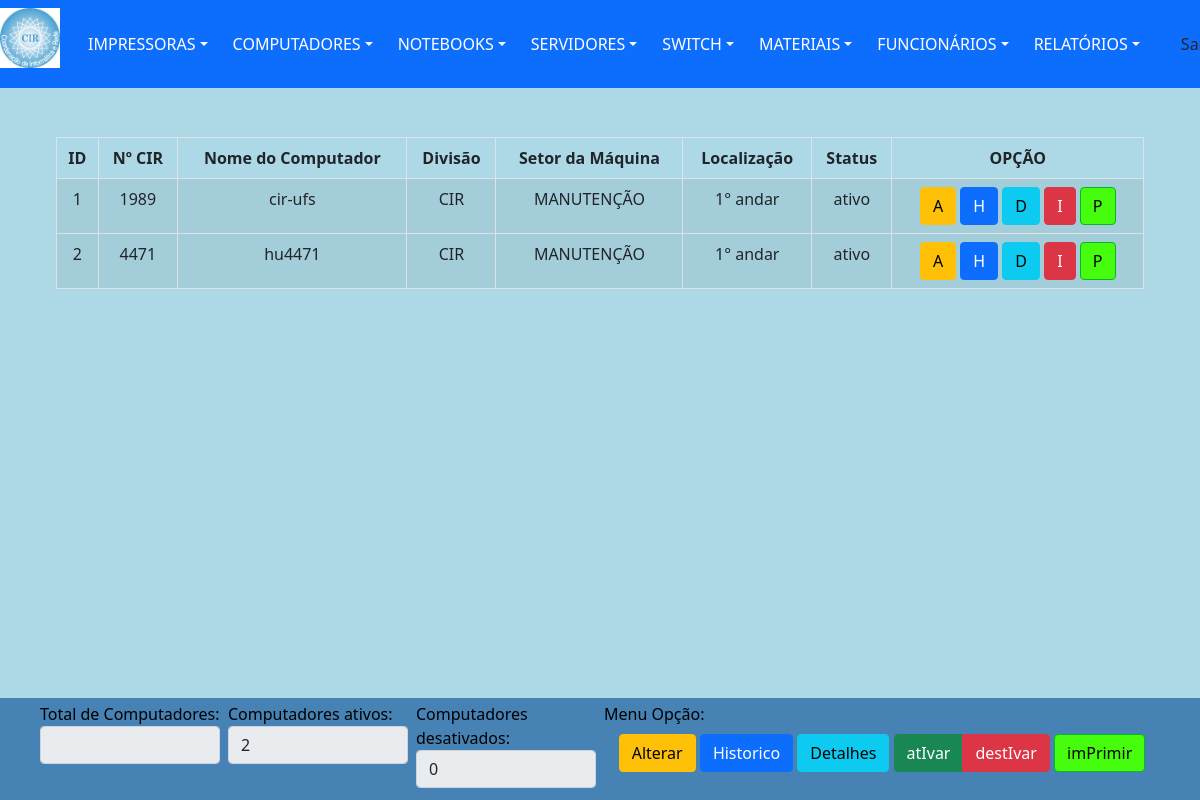
Page /views/compListarAtivoInativo.php?action=1 (signed in) on the committed database.
### tables this page shows
CREATE TABLE `computador` (
  `idComputador` int(11) NOT NULL,
  `numCir` int(6) DEFAULT NULL,
  `numPatrimonio` int(11) DEFAULT NULL,
  `numPatReitoria` int(11) DEFAULT NULL,
  `nomeComputador` varchar(20) DEFAULT NULL,
  `dataCadastro` date DEFAULT NULL,
  `respCadastro` varchar(30) DEFAULT NULL,
  `dataAltCadastro` date DEFAULT NULL,
  `respAltCadastro` varchar(30) DEFAULT NULL,
  `sistemaOpera` varchar(21) DEFAULT NULL,
  `modelMaquina` varchar(50) DEFAULT NULL,
  `memoria` varchar(10) DEFAULT NULL,
  `numIp` varchar(15) DEFAULT NULL,
  `numMac` varchar(17) DEFAULT NULL,
  `tipoHD` varchar(255) DEFAULT NULL,
  `nomeUsuario` varchar(50) DEFAULT NULL,
  `statusComp` varchar(7) DEFAULT NULL,
  `obs` varchar(255) DEFAULT NULL,
  `idFuncionario` int(11) DEFAULT NULL,
  `idSetor` int(11) DEFAULT NULL,
  `idTipoProcessador` int(11) DEFAULT NULL
);

CREATE TABLE `setor` (
  `idSetor` int(11) NOT NULL,
  `idDivisao` int(11) DEFAULT NULL,
  `localizacao` varchar(10) DEFAULT NULL,
  `ramal` varchar(4) DEFAULT NULL,
  `respSetor` varchar(30) DEFAULT NULL,
  `nomeLocal` varchar(150) DEFAULT NULL
);

CREATE TABLE `divisao` (
  `idDivisao` int(11) NOT NULL,
  `divisao` varchar(10) DEFAULT NULL
);

### dao/DAO-controleCir.php (called while the page is built, shortened)
<?php
	class ControleCirDAO
		{
            public function ListarOpcao($nomeTabela, $tipoOpcao, $valorOpcao)
                {
                    $conn = Database::connect();
                    $conn->exec('SET CHARACTER SET utf8');
                    $sql = "SELECT * FROM $nomeTabela WHERE $tipoOpcao LIKE '$valorOpcao' ";
                    try
                        {
                            $listar = $conn->query($sql);
                            $buscar = $listar->fetchAll(PDO::FETCH_OBJ);
                            $numRows = $listar->rowCount();
                        }
                    catch (PDOException $exc)
                        {
                            $buscar = $exc->getTraceAsString();
                        }
                    return $buscar;
                }
            public function Buscalocal($idSetor)
                {
                    $conn = Database::connect();
                    $conn->exec('SET CHARACTER SET utf8');
                    $sql = "SELECT * FROM setor s, divisao d
                    WHERE s.idSetor = '$idSetor'
                    AND s.idDivisao = d.idDivisao";
                     try
                        {
                            $listar = $conn->query($sql);
                            $buscar = $listar->fetchAll(PDO::FETCH_OBJ);
                        }
                    catch (PDOException $exc)
                        {
                            $buscar = $exc->getTraceAsString();
                        }
                    return $buscar;
                }
        }
?>

### views/compListarAtivoInativo.php (the view, shortened to what this page needs)
<?php
	include "../template/menuPrincipal.php";
	$inativo = 0;
	$ativo = 0;
    $atiDes=  $_GET['action'];
    if($atiDes == 1)
        {
            $valorOpcao	= "ativo";
        }
    else
        {
            $valorOpcao	= "inativo";
        }
?>
			<nav class="fixed  navbar navbar-dark">
				<div class="line col-md-12 p-5 position-absolute top-50 bottom-150 end-150">
                    <div class="col-md-12 py-5 px-2">
						<table class="table table-striped table-bordered table-condensed">
							<thead>
								<tr>
									<th>ID</th>
                                    <th>Nº CIR</th>
									<th>Nome do Computador</th>
									<th>Divisão</th>
									<th>Setor da Máquina</th>
									<th>Localização</th>
									<th>Status</th>
									<th>OPÇÃO</th>
								</tr>
							</thead>
							<tbody>
								<?php
									$nomeTabela = "computador";
                                    $tipoOpcao = "statusComp";
									require_once '../dao/DAO-controleCir.php';
									$compAltDAO = new ControleCirDAO();
									foreach($compAltDAO-> ListarOpcao($nomeTabela,  $tipoOpcao, $valorOpcao)  as $comp)
									{ ?>
											<tr>
												<td>
													<?php
														echo $idComputador = $comp->idComputador;
													?>
												</td>
												<td>
													<?php
														echo $numCir = $comp->numCir;
													?>
												</td>
												<td><?php echo $comp->nomeComputador ?></td>
												<td>
													<?php   $idSetor = $comp->idSetor;
															$setorDAO = new ControleCirDAO();
															foreach($setorDAO->Buscalocal($idSetor) as $Setor)
																{
																	$divisao1= $Setor->divisao;
																	$nomeLocal1 = $Setor->nomeLocal;
																	$localizacao1 = $Setor->localizacao;
																	echo $divisao1;
																}
													?>
												</td>
												<td><?php echo $nomeLocal1?></td>
												<td><?php echo $localizacao1?></td>
												<td><?php echo $statusComp = $comp->statusComp?></td>
												<td class='operations'>
                                                    <div class="btn-group pull-left" >
                                                        <a href="./computadorAlterar.php?action=1&id=<?php echo $comp->idComputador;?> " class="btn btn-small btn-warning table-edit">A<i class="icon-edit"></i></a>
                                                    </div>
                                                    <div class="btn-group pull-left">
                                                    	<a href="./historicoComp.php?action=1&id=<?php echo $comp->idComputador; ?>" class="btn btn-primary">H<i class="icon-remove"></i></a>
                                                    </div>
                                                    <div class="btn-group pull-left">
                                                        <a href="./computadorDetalhes.php?action=1&id=<?php echo $comp->idComputador; ?>" class="btn btn-info">D<i class="icon-remove"></i></a>
                                                    </div>
                                                    <div class="btn-group pull-left">
														<?php
                                                            if($statusComp != "ativo")
                                                                {
                                                                    $html = "<a href='../controllers/ativarDesativarComp.php?action=5&id=$idComputador' class='btn btn-small btn-success'>I<i class='icon-remove'></i></a>";
                                                                    $inativo++;
																	echo $html;
                                                                }
															else
                                                                {
                                                                    $html = "<a href='../controllers/ativarDesativarComp.php?action=6&id=$idComputador' class='btn btn-small btn-danger'>I<i class='icon-remove'></i></a>";
                                                                    $ativo++;
																	echo $html;
                                                                }
                                                        ?>
                                                    </div>
													<div class="btn-group pull-left">
                                                        <a href="../gerarPdf/ComputadorImprimirDados.php?action=1&id=<?php echo $comp->idComputador; ?>" class="btn btn-small btn-ufs">P<i class="icon-remove"></i></a>
                                                    </div>
                                                </td>
											<tr>
										<?php
									}
                                ?>
							</tbody>
						</table>
					</div>
				</div>
			</nav>
		<div class="fixed-bottom p-1 px-md-5 col-md-12 bg-ufs text-black1">
			<div class="row">
				<div class="col px-md-1 col-md-2">
					<label for="inputSuccess" class="control-label">Total de Computadores:</label>
					<input type="text" class="form-control" value="<?php echo $_SESSION['numUser'];?>" readonly >
				</div>
				<div class="col px-md-1 col-md-2">
					<label for="inputSuccess" class="control-label">Computadores ativos:</label>
					<input type="text" class="form-control" value="<?php echo $ativo;?>" readonly>
				</div>
				<div class="col px-md-1 col-md-2">
					<label for="inputSuccess" class="control-label">Computadores desativados:</label>
					<input type="text" class="form-control" value="<?php echo $inativo;?>" readonly>
				</div>
				<div class="col px-md-1 col-md-6">
					<label for="inputSuccess" class="control-label">Menu Opção:</label>
					<table class="table table-borderless">
						<thead>
							<tr>
								<th>
									<div class="btn-group pull-left" >
										<a class="btn btn-small btn-warning table-edit">Alterar<i class="icon-edit"></i></a>
									</div>
									<div class="btn-group pull-left">
										<a class="btn btn-primary">Historico<i class="icon-remove"></i></a>
									</div>
									<div class="btn-group pull-left">
										<a class="btn btn-info">Detalhes<i class="icon-remove"></i></a>
									</div>
									<div class="btn-group pull-left">
										<a class="btn btn-small btn-success">atIvar<i class="icon-remove"></i></a>
										<a class="btn btn-small btn-danger">destIvar<i class="icon-remove"></i></a>
									</div>
									<div class="btn-group pull-left">
										<a class="btn btn-small btn-ufs">imPrimir<i class="icon-remove"></i></a>
									</div>
								</th>
							</tr>
						</thead>
					</table>
				</div>
			</div>
		</div>
	</body>
</html>

### template/menuPrincipal.php (style rules this page uses)
body { background-color: #ADD8E6; }
table, th, td { padding: 5px; text-align:center; }

### rows in the picture
computador: idComputador "1", numCir "1989", nomeComputador "cir-ufs", idSetor.nomeLocal "MANUTENÇÃO", idSetor.localizacao "1° andar", statusComp "ativo"
setor: idDivisao.divisao "CIR"
computador: idComputador "2", numCir "4471", nomeComputador "hu4471", idSetor.nomeLocal "MANUTENÇÃO", idSetor.localizacao "1° andar", statusComp "ativo"
